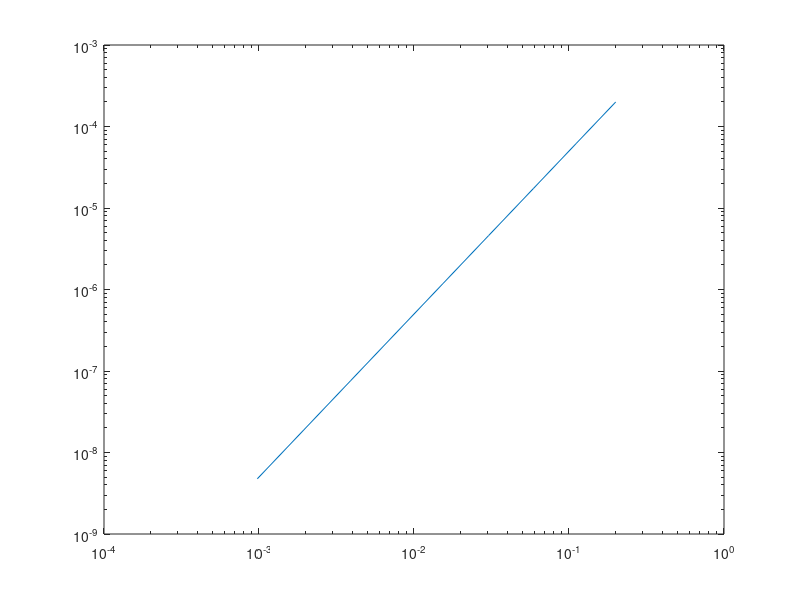

Here is the MATLAB script that generated this plot: (Note: this script raises an error after producing the figure.)
clear; clc; close all; 

%% punto 1
%%%%%%%%%%%%%%%%%%%%%%%%%%%%%%%%%%%%%%%%%%%%%%%%%%%%%%%%%%%%%%%%%%%%%%%%%%%
% Discretizzazione problema di Poisson con differenza finite al variare
% dell'ampiezza della mesh
%%%%%%%%%%%%%%%%%%%%%%%%%%%%%%%%%%%%%%%%%%%%%%%%%%%%%%%%%%%%%%%%%%%%%%%%%%%

N = 2.^(2:10); 
tspan = [0, 1];
alpha = 1; beta = -1; % dati al bordo

% soluzione esatta se f = 1

% mi aspetto che l'errore sia nulla dal momento che le differenze finite
% centrate per la derivata seconda sono esatte per polinomi di grado 3.

% f = @(x) 1;
% u = @(x) -0.5*x.^2 - 1.5*x + 1;

% soluzione esatta se f(x) = sin(x)
u = @(x) sin(x) - (2+sin(1))*x +1;
f = @(x) sin(x);

err = zeros(length(N), 1);
H = zeros(length(N), 1);
for j = 1:length(N)
    n = N(j);
    h = 1/(n+1);
    H(j) = h; 
    x = linspace(tspan(1), tspan(2), n+2).';
    
    A = -(1/h^2) * spdiags(repmat([1, -2, 1], n, 1), -1:1, n, n);
    
    F = f(x(2:end-1));
    F(1) = F(1) + alpha/h^2;
    F(n) = F(n) + beta/h^2;
    
    U = [alpha; A\F; beta];
    
    err(j) = max(abs(u(x)-U));
end

figure; 
loglog(H, err, LineWidth=2, DisplayName='$\|u-u_h\|_\infty$');
hold on
grid on
loglog(H, 1e-2*H.^2, '--r', DisplayName='$O(h^2)$')
legend(Location="best", Interpreter="latex")
title('Problema di Poisson con differenze finite', Interpreter='latex')


%% punto 2
%%%%%%%%%%%%%%%%%%%%%%%%%%%%%%%%%%%%%%%%%%%%%%%%%%%%%%%%%%%%%%%%%%%%%%%%%%%
% Equazione del calore con differenze finite
%%%%%%%%%%%%%%%%%%%%%%%%%%%%%%%%%%%%%%%%%%%%%%%%%%%%%%%%%%%%%%%%%%%%%%%%%%%
clear; clc;

u_0t = 0; u_1t = 0;
u_x0 = @(x) 100*sin(pi*x);

u = @(t, x) 100 * exp(-(pi^2)*t) .* sin(pi*x); % soluzione esatta

T = 0.2;
m = 2^10; % tempo
n = 2^10; % spazio

U = zeros(n+2, m+1);

t = linspace(0, T, m+1).';
x = linspace(0, 1, n+2).';

U(:, 1) = u_x0(x);
U(1, :) = u_0t * ones(1, m+1);
U(n+2, :) = u_1t * ones(1, m+1);

Dt = T/m;
h = 1/(n+1);

A = -(1/h^2) * spdiags(repmat([1, -2, 1], n, 1), -1:1, n, n);
A = eye(n) + Dt*A;
dA = decomposition(A); % per risolvere il sistema lineare in modo più efficiente

err = zeros(1, m);
for j=2:m+1
    
    F = U(2:n+1, j-1); % in questo problema f = 0
    
    U(2:end-1, j) = dA\F;
    err(j-1) = max(abs( u((j-1)*Dt, x) - U(:, j) ));

end

figure;
imagesc(t, x, U); colorbar eastoutside
title('Equazione del calore', Interpreter='latex')
xlabel('Intervallo temporale')
ylabel('intervallo spaziale')
